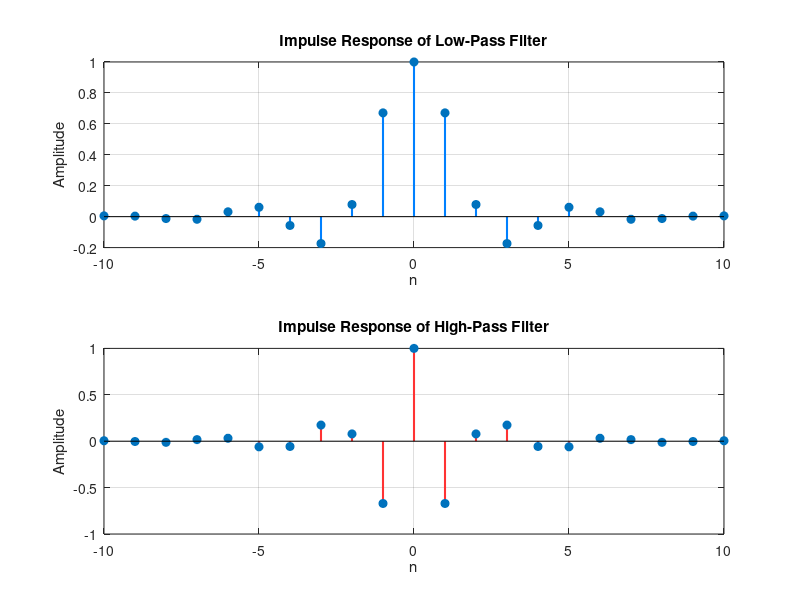
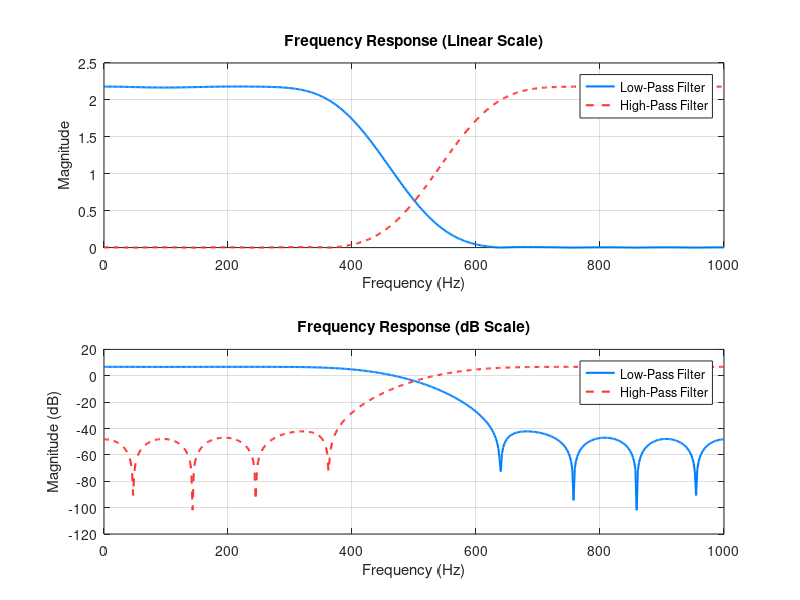

The MATLAB source for these figures, in order:
%Task 5
clc; clear; close all;

fs = 2000;    
fc = 460;     
M = 20;       
N = M + 1;    
n = 0:M;      
ft = fc / fs; 

h_sinc = sinc(2 * ft * (n - M/2));
w_hamming = hamming(N)';
h_lp = h_sinc .* w_hamming;
h_hp = h_lp .* (-1).^n;

H_lp = fft(h_lp, 1024);
H_hp = fft(h_hp, 1024);

H_dB_lp = 20 * log10(abs(H_lp));
H_dB_hp = 20 * log10(abs(H_hp));

f = linspace(0, fs/2, length(H_lp)/2);

figure;
subplot(211);
stem(n - M/2, h_lp, 'filled', 'LineWidth', 1.5, 'Color', [0 0.5 1]);
title('Impulse Response of Low-Pass Filter');
xlabel('n'); ylabel('Amplitude'); grid on;

subplot(212);
stem(n - M/2, h_hp, 'filled', 'LineWidth', 1.5, 'Color', [1 0.2 0.2]);
title('Impulse Response of High-Pass Filter');
xlabel('n'); ylabel('Amplitude'); grid on;

figure;
subplot(211);
plot(f, abs(H_lp(1:end/2)), 'LineWidth', 1.5, 'Color', [0 0.5 1], 'DisplayName', 'Low-Pass Filter');
hold on;
plot(f, abs(H_hp(1:end/2)), '--', 'LineWidth', 1.5, 'Color', [1 0.2 0.2], 'DisplayName', 'High-Pass Filter');
xlabel('Frequency (Hz)'); ylabel('Magnitude');
title('Frequency Response (Linear Scale)');
legend; grid on; hold off;

subplot(212);
plot(f, H_dB_lp(1:end/2), 'LineWidth', 1.5, 'Color', [0 0.5 1], 'DisplayName', 'Low-Pass Filter');
hold on;
plot(f, H_dB_hp(1:end/2), '--', 'LineWidth', 1.5, 'Color', [1 0.2 0.2], 'DisplayName', 'High-Pass Filter');
xlabel('Frequency (Hz)'); ylabel('Magnitude (dB)');
title('Frequency Response (dB Scale)');
legend; grid on; hold off;